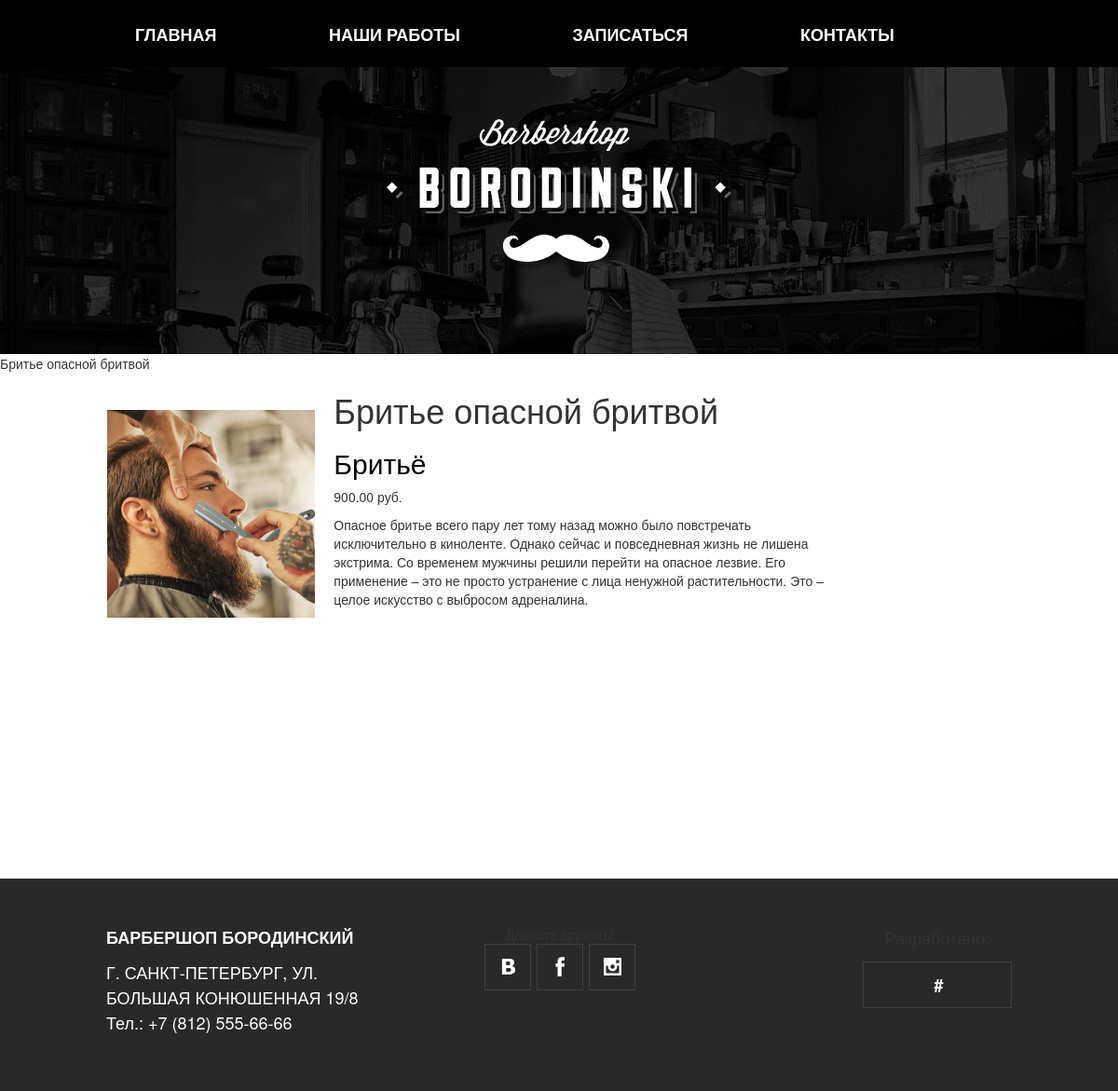
/work/3/brite-opasnoj-britvoj/, run on the app's committed database.
### work/models.py (models this page shows, shortened)
class Product(models.Model):
    category = models.ForeignKey(Category, related_name='products', verbose_name="Категория", on_delete=models.PROTECT)
    name = models.CharField(max_length=200, db_index=True, verbose_name="Название")
    slug = models.SlugField(max_length=200, db_index=True)
    image = models.ImageField(upload_to='products/%Y/%m/%d/', blank=True, verbose_name="Изображение товара")
    description = models.TextField(blank=True, verbose_name="Описание")
    price = models.DecimalField(max_digits=10, decimal_places=2, verbose_name="Цена")
    class Meta:
        ordering = ['name']
        index_together = [
            ['id', 'slug']
        ]
        verbose_name = 'Услуга'
        verbose_name_plural = 'Услуга'

class Category(models.Model):
    name = models.CharField(max_length=200, db_index=True, verbose_name='Имя')
    slug = models.SlugField(max_length=200, db_index=True, unique=True)
    class Meta:
        ordering = ['name']
        verbose_name = 'Категория'
        verbose_name_plural = 'Категории'
    def __str__(self):
        return self.name
    def get_absolute_url(self):
        return reverse('work:ProductListByCategory', args=[self.slug])

### work/views.py (the view)
# urls.py: url(r'^(?P<id>\d+)/(?P<slug>[-\w]+)/$', views.ProductDetail, name='ProductDetail'),
def ProductDetail(request, id, slug):
    product = get_object_or_404(Product, id=id, slug=slug)
    return render(request, 'work/detail.html',
                             {'product': product})

### work/templates/work/detail.html (shortened to what this page needs)
{% load static %}
<!DOCTYPE html>
<html lang="ru">
<head>
    <link href="{% static 'css/style3.min.css' %}" rel="stylesheet">
</head>
<body>
<header class="page-header">
    <div class="page-header__logo  page-header__logo--inner-page">
    <picture>
            <source media="(min-width: 1200px)" srcset= "{% static 'img/logotype-desktop.svg' %}">
            <source media="(min-width: 768px)" srcset= "{% static 'img/logotype-tablet.svg' %}">
            <img src="{% static 'img/logotype-mobile.svg' %}" width="370" height="153" alt="Барбершоп «Бородинский»">
    </picture>
    </div>
    <nav class="main-nav  main-nav--closed  main-nav--nojs">
        <div class="main-nav__wrapper">
            <ul class="main-nav__items">
                <li class="main-nav__item"><a href="index.html">Главная</a></li>
                <li class="main-nav__item  main-nav__item--active"><a>Наши работы</a></li>
                <li class="main-nav__item"><a href="{% url 'page_contact' %}">Записаться</a></li>
                <li class="main-nav__item"><a href="#">Контакты</a></li>
            </ul>
        </div>
    </nav>
</header>
{% block title %}
  {{ product.name }}
{% endblock %}
{% block content %}
<div id="main" class="product_list col-sm-9">
  <div class="product-detail">
    <div class="col-sm-4">
      <img src="{% if product.image %}{{ product.image.url }}{% else %}{% static "img/no-image.jpg"%}{% endif %}" class="img-responsive">
    </div>
    <div class="col-sm-8">
      <h1>{{ product.name }}</h1>
      <h2><a href="{{ product.category.get_absolute_url }}">{{ product.category }}</a></h2>
      <p class="price">{{ product.price }} руб.</p>
      <span>{{ product.description | linebreaks}}</span>
    </div>
  </div>
   </div>
{% endblock %}
<footer class="page-footer">
    <div class="page-footer__wrapper">
        <p class="page-footer__contacts">
            <b>Барбершоп Бородинский</b>
			<a class="btn" >г. Санкт-Петербург, ул. Большая Конюшенная 19/8<br>
            <a class="btn" href="tel:+78125556666">
                <span class="page-footer__phone-show">Тел.:</span> +7 (812) 555-66-66
            </a>
        </p>
        <p class="page-footer__social">
            <span class="page-footer__social-titleclass="btn"">Давайте дружить!</span>
            <span class="social-links">
            <a class="social-link  social-link--vk" href="#">Мы в Вконтакте</a>
            <a class="social-link  social-link--fb" href="#">Мы в Фейсбуке</a>
            <a class="social-link  social-link--ig" href="#">Мы в Инстаграме</a>
      </span>
        </p>
        <p class="page-footer__copyright">
            <a class="btn" href="#">#</a>
        </p>
    </div>
</footer>

### work/templates/work/detail.html (style rules this page uses)
.col-sm-4 { border: 4px; background: #FFFFFF; padding: 20px; }
.product_list { border-left: 80px solid #FFFFFF; }
A { color: black; }
.page-footer { border-top: 280px solid #FFFFFF; }

### data on the page
Product: name "Бритье опасной бритвой", image (picture), category "Бритьё", price "900.00", description "Опасное бритье всего пару лет тому назад можно было повстречать исключительно в киноленте. Однако сейчас и повседневная жизнь не лишена экстрима. Со временем мужчины решили перейти на опасное лезвие. Его применение – это не просто устранение с лица ненужной растительности. Это – целое искусство с выбросом адреналина."
